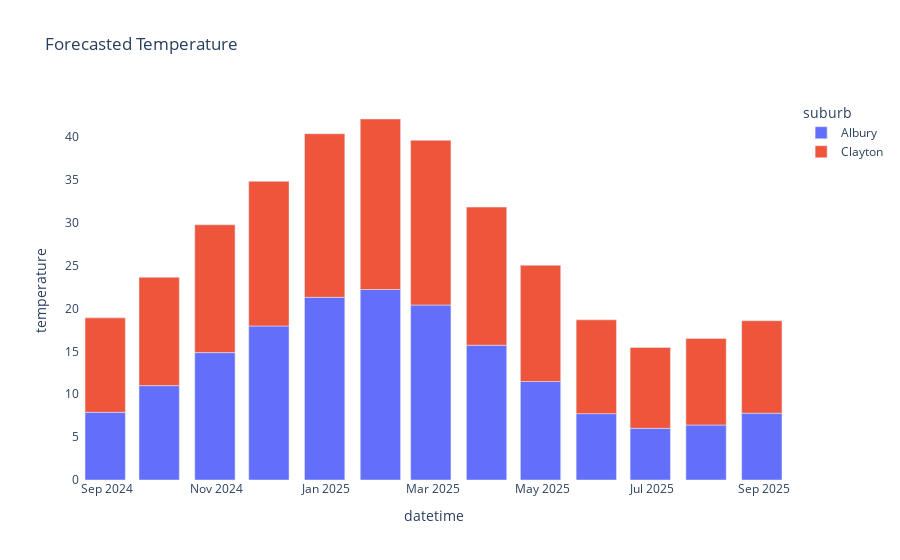

Source (notebook cell):
### Code cell
barChart(df)

### Figure 1 — Plotly figure (JSON) as saved in the notebook; plotly's stock layout.template omitted (floating-point values rounded to 4 significant figures)
{"data": [{"alignmentgroup": "True", "hovertemplate": "suburb=Albury<br>datetime=%{x}<br>temperature=%{y}<extra></extra>", "legendgroup": "Albury", "marker": {"color": "#636efa", "pattern": {"shape": ""}}, "name": "Albury", "offsetgroup": "Albury", "orientation": "v", "showlegend": true, "textposition": "auto", "type": "bar", "x": ["2024-08-31T00:00:00+00:00", "2024-09-30T00:00:00+00:00", "2024-10-31T00:00:00+00:00", "2024-11-30T00:00:00+00:00", "2024-12-31T00:00:00+00:00", "2025-01-31T00:00:00+00:00", "2025-02-28T00:00:00+00:00", "2025-03-31T00:00:00+00:00", "2025-04-30T00:00:00+00:00", "2025-05-31T00:00:00+00:00", "2025-06-30T00:00:00+00:00", "2025-07-31T00:00:00+00:00", "2025-08-31T00:00:00+00:00"], "xaxis": "x", "y": [7.893, 11.0, 14.85, 17.95, 21.3, 22.2, 20.39, 15.71, 11.48, 7.735, 6.024, 6.41, 7.787], "yaxis": "y"}, {"alignmentgroup": "True", "hovertemplate": "suburb=Clayton<br>datetime=%{x}<br>temperature=%{y}<extra></extra>", "legendgroup": "Clayton", "marker": {"color": "#EF553B", "pattern": {"shape": ""}}, "name": "Clayton", "offsetgroup": "Clayton", "orientation": "v", "showlegend": true, "textposition": "auto", "type": "bar", "x": ["2024-08-31T00:00:00+00:00", "2024-09-30T00:00:00+00:00", "2024-10-31T00:00:00+00:00", "2024-11-30T00:00:00+00:00", "2024-12-31T00:00:00+00:00", "2025-01-31T00:00:00+00:00", "2025-02-28T00:00:00+00:00", "2025-03-31T00:00:00+00:00", "2025-04-30T00:00:00+00:00", "2025-05-31T00:00:00+00:00", "2025-06-30T00:00:00+00:00", "2025-07-31T00:00:00+00:00", "2025-08-31T00:00:00+00:00"], "xaxis": "x", "y": [11.0, 12.63, 14.89, 16.86, 19.06, 19.87, 19.19, 16.1, 13.54, 10.93, 9.426, 10.1, 10.78], "yaxis": "y"}], "layout": {"barmode": "relative", "legend": {"title": {"text": "suburb"}, "tracegroupgap": 0}, "plot_bgcolor": "white", "title": {"text": "Forecasted Temperature"}, "xaxis": {"anchor": "y", "domain": [0, 1], "title": {"text": "datetime"}}, "yaxis": {"anchor": "x", "domain": [0, 1], "title": {"text": "temperature"}}}}
